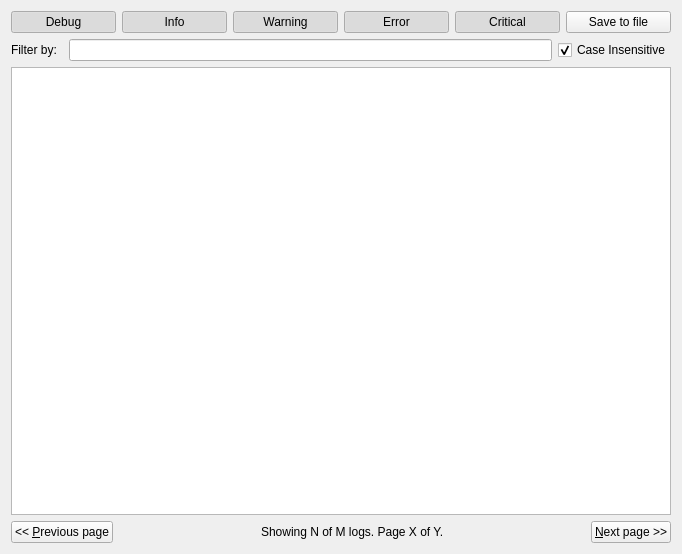
<?xml version="1.0" encoding="UTF-8"?>
<ui version="4.0">
 <class>LoggerWindow</class>
 <widget class="QWidget" name="LoggerWindow">
  <property name="geometry">
   <rect>
    <x>0</x>
    <y>0</y>
    <width>682</width>
    <height>554</height>
   </rect>
  </property>
  <property name="windowTitle">
   <string>Logs</string>
  </property>
  <property name="windowIcon">
   <iconset resource="../../../../../data/resources/mainwindow.qrc">
    <normaloff>:/images/mask-icon.png</normaloff>:/images/mask-icon.png</iconset>
  </property>
  <layout class="QGridLayout" name="gridLayout">
   <item row="0" column="0" colspan="4">
    <layout class="QHBoxLayout" name="horizontalLayout_2">
     <item>
      <widget class="QPushButton" name="btnDebug">
       <property name="text">
        <string>Debug</string>
       </property>
       <property name="icon">
        <iconset resource="../../../../../data/resources/loggerwindow.qrc">
         <normaloff>:/images/oxygen-icons/script-error.png</normaloff>:/images/oxygen-icons/script-error.png</iconset>
       </property>
       <property name="checkable">
        <bool>true</bool>
       </property>
       <property name="checked">
        <bool>true</bool>
       </property>
       <property name="flat">
        <bool>true</bool>
       </property>
      </widget>
     </item>
     <item>
      <widget class="QPushButton" name="btnInfo">
       <property name="text">
        <string>Info</string>
       </property>
       <property name="icon">
        <iconset resource="../../../../../data/resources/loggerwindow.qrc">
         <normaloff>:/images/oxygen-icons/dialog-information.png</normaloff>:/images/oxygen-icons/dialog-information.png</iconset>
       </property>
       <property name="checkable">
        <bool>true</bool>
       </property>
       <property name="checked">
        <bool>true</bool>
       </property>
       <property name="flat">
        <bool>true</bool>
       </property>
      </widget>
     </item>
     <item>
      <widget class="QPushButton" name="btnWarning">
       <property name="text">
        <string>Warning</string>
       </property>
       <property name="icon">
        <iconset resource="../../../../../data/resources/loggerwindow.qrc">
         <normaloff>:/images/oxygen-icons/dialog-warning.png</normaloff>:/images/oxygen-icons/dialog-warning.png</iconset>
       </property>
       <property name="checkable">
        <bool>true</bool>
       </property>
       <property name="checked">
        <bool>true</bool>
       </property>
       <property name="flat">
        <bool>true</bool>
       </property>
      </widget>
     </item>
     <item>
      <widget class="QPushButton" name="btnError">
       <property name="text">
        <string>Error</string>
       </property>
       <property name="icon">
        <iconset resource="../../../../../data/resources/loggerwindow.qrc">
         <normaloff>:/images/oxygen-icons/dialog-error.png</normaloff>:/images/oxygen-icons/dialog-error.png</iconset>
       </property>
       <property name="checkable">
        <bool>true</bool>
       </property>
       <property name="checked">
        <bool>true</bool>
       </property>
       <property name="flat">
        <bool>true</bool>
       </property>
      </widget>
     </item>
     <item>
      <widget class="QPushButton" name="btnCritical">
       <property name="text">
        <string>Critical</string>
       </property>
       <property name="icon">
        <iconset resource="../../../../../data/resources/loggerwindow.qrc">
         <normaloff>:/images/oxygen-icons/edit-bomb.png</normaloff>:/images/oxygen-icons/edit-bomb.png</iconset>
       </property>
       <property name="checkable">
        <bool>true</bool>
       </property>
       <property name="checked">
        <bool>true</bool>
       </property>
       <property name="flat">
        <bool>true</bool>
       </property>
      </widget>
     </item>
     <item>
      <widget class="QPushButton" name="btnSave">
       <property name="text">
        <string>Save to file</string>
       </property>
       <property name="icon">
        <iconset resource="../../../../../data/resources/loggerwindow.qrc">
         <normaloff>:/images/oxygen-icons/document-save-as.png</normaloff>:/images/oxygen-icons/document-save-as.png</iconset>
       </property>
      </widget>
     </item>
    </layout>
   </item>
   <item row="3" column="0" colspan="4">
    <widget class="QTextBrowser" name="txtLogHistory"/>
   </item>
   <item row="2" column="0">
    <widget class="QLabel" name="label">
     <property name="text">
      <string>Filter by:</string>
     </property>
    </widget>
   </item>
   <item row="2" column="2">
    <widget class="QLineEdit" name="leFilterBy"/>
   </item>
   <item row="2" column="3">
    <widget class="QCheckBox" name="cbCaseInsensitive">
     <property name="text">
      <string>Case Insensitive</string>
     </property>
     <property name="checked">
      <bool>true</bool>
     </property>
    </widget>
   </item>
   <item row="4" column="0" colspan="4">
    <layout class="QHBoxLayout" name="horizontalLayout">
     <item>
      <widget class="QPushButton" name="btnPreviousPage">
       <property name="text">
        <string>&lt;&lt; &amp;Previous page</string>
       </property>
      </widget>
     </item>
     <item>
      <spacer name="horizontalSpacer">
       <property name="orientation">
        <enum>Qt::Horizontal</enum>
       </property>
       <property name="sizeHint" stdset="0">
        <size>
         <width>40</width>
         <height>20</height>
        </size>
       </property>
      </spacer>
     </item>
     <item>
      <widget class="QLabel" name="lblLogsStatus">
       <property name="text">
        <string>Showing N of M logs. Page X of Y.</string>
       </property>
      </widget>
     </item>
     <item>
      <spacer name="horizontalSpacer_2">
       <property name="orientation">
        <enum>Qt::Horizontal</enum>
       </property>
       <property name="sizeHint" stdset="0">
        <size>
         <width>40</width>
         <height>20</height>
        </size>
       </property>
      </spacer>
     </item>
     <item>
      <widget class="QPushButton" name="btnNextPage">
       <property name="text">
        <string>&amp;Next page &gt;&gt;</string>
       </property>
      </widget>
     </item>
    </layout>
   </item>
  </layout>
 </widget>
 <tabstops>
  <tabstop>btnDebug</tabstop>
  <tabstop>btnInfo</tabstop>
  <tabstop>btnWarning</tabstop>
  <tabstop>btnError</tabstop>
  <tabstop>btnCritical</tabstop>
  <tabstop>btnSave</tabstop>
  <tabstop>txtLogHistory</tabstop>
 </tabstops>
 <resources>
  <include location="../../../../../data/resources/loggerwindow.qrc"/>
  <include location="../../../../../data/resources/mainwindow.qrc"/>
 </resources>
 <connections/>
</ui>
